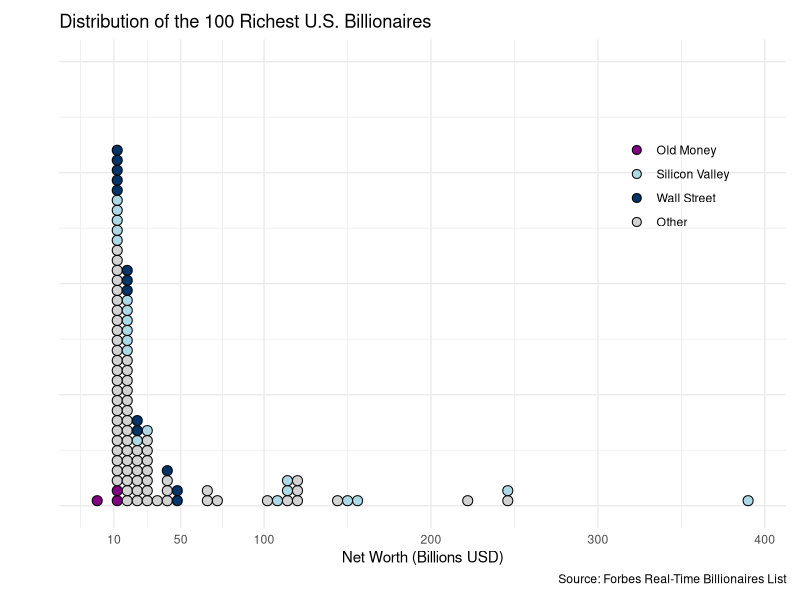

The R source for this figure:
library(tidyverse)

billionaires = read_csv("billionaires.csv") |>
    select(-rank, -image, -previous_worth) |>
    filter(country == "United States")

topline = billionaires |>
    slice(1:20) |>
    summarise(total_worth = sum(current_worth)) |>
    print()

# Combined net worth of top 20 billionaires is 2779 billion (or 2.779 trillion)

# Histogram of 100 richest billionaires

silicon_valley <- c(
  "Elon Musk",         # Tesla, SpaceX (SV-adjacent)
  "Mark Zuckerberg",   # Facebook (Meta)
  "Larry Page",        # Google (Alphabet)
  "Sergey Brin",       # Google (Alphabet)
  "Bill Gates",        # Microsoft
  "Melinda French Gates", # Microsoft, investments
  "Eric Schmidt",      # Google (Alphabet)
  "Dustin Moskovitz",  # Facebook (Meta)
  "Peter Thiel",       # Facebook, investments
  "Jan Koum",          # WhatsApp
  "Brian Armstrong",   # Coinbase (Cryptocurrency)
  "John Doerr",        # Venture Capital (Kleiner Perkins)
  "David Duffield",    # Workday, PeopleSoft (Business Software)
  "Lin Bin",           # Xiaomi (Smartphones, partly SV-linked)
  "Adam Foroughi",     # AppLovin (Marketing software, mobile games)
  "Jay Chaudhry",      # Zscaler (Security software)
  "Michael Dell",      # Dell Technologies
  "Robert Pera",       # Ubiquiti (Wireless networking)
  "Henry Nicholas III",# Broadcom (Semiconductors)
  "Jensen Huang"       # Nvidia (Semiconductors)
)

wall_street <- c(
  "Stephen Schwarzman",  # Blackstone (Private Equity)
  "Ken Griffin",         # Citadel (Hedge Funds)
  "Jeff Yass",           # Susquehanna International Group (Trading, Investments)
  "Steve Cohen",         # Point72, formerly SAC Capital (Hedge Funds)
  "David Tepper",        # Appaloosa Management (Hedge Funds)
  "Ray Dalio",           # Bridgewater Associates (Hedge Funds)
  "Israel Englander",    # Millennium Management (Hedge Funds)
  "Henry Kravis",        # KKR (Private Equity)
  "George Roberts",      # KKR (Private Equity)
  "Leon Black",          # Apollo Global Management (Private Equity)
  "Josh Harris",         # Apollo Global Management, 76ers (Private Equity)
  "Robert F. Smith",     # Vista Equity Partners (Private Equity)
  "James Simons",        # Renaissance Technologies (Hedge Funds) *not in list but notable*
  "Arthur Dantchik"      # Susquehanna International Group (Trading, Investments)
)

families = tibble(id = c("mellons", "rockefellers", "fords"),
                 name = c("Mellons", "Rockefellers", "Fords"),
                 industry = c("Old Money", "Old Money", "Old Money"),
                 current_worth = c(14.1, 10.3, 2))

billionaires_plot = billionaires |>
    slice(1:100) |>
    mutate(industry = case_when(name %in% silicon_valley ~ "Silicon Valley",
                                name %in% wall_street ~ "Wall Street",
                                TRUE ~ "Other")) |>
    bind_rows(families)

custom_colors = c("#800080", "#ADD8E6", "#003366", "#D3D3D3")

billionaires_plot |>
  ggplot(aes(x = current_worth, fill = industry)) +
  geom_dotplot(binwidth = 6, dotsize = 1, method = "histodot",
               stackgroups = TRUE) +
  labs(x = "Net Worth (Billions USD)", y = NULL,
       title = "Distribution of the 100 Richest U.S. Billionaires",
       caption = "Source: Forbes Real-Time Billionaires List") +
  theme_minimal() +
  scale_x_continuous(breaks = c(10, 50, 100, 200, 300, 400),
                     labels = c("10", "50", "100", "200", "300", "400")) +
  scale_y_continuous(labels = NULL) +
  scale_fill_manual(values = custom_colors,
                    breaks = c("Old Money", "Silicon Valley", "Wall Street", "Other")) +
  guides(fill = guide_legend(title = NULL)) +
  theme(legend.position = c(0.85, 0.7),
        plot.margin = margin(t = 10, r = 10, b = 10, l = 40))







